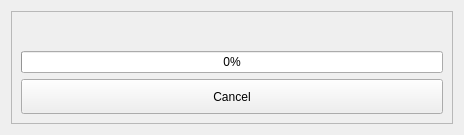
<?xml version="1.0" encoding="UTF-8"?>
<ui version="4.0">
 <class>AutoUpdate</class>
 <widget class="QDialog" name="AutoUpdate">
  <property name="geometry">
   <rect>
    <x>0</x>
    <y>0</y>
    <width>464</width>
    <height>135</height>
   </rect>
  </property>
  <property name="windowTitle">
   <string/>
  </property>
  <layout class="QVBoxLayout" name="verticalLayout_2">
   <item>
    <widget class="QFrame" name="frame">
     <property name="frameShape">
      <enum>QFrame::StyledPanel</enum>
     </property>
     <property name="frameShadow">
      <enum>QFrame::Raised</enum>
     </property>
     <layout class="QVBoxLayout" name="verticalLayout">
      <item>
       <widget class="QLabel" name="lblTxt">
        <property name="text">
         <string/>
        </property>
       </widget>
      </item>
      <item>
       <widget class="QProgressBar" name="progressBar">
        <property name="value">
         <number>0</number>
        </property>
       </widget>
      </item>
      <item>
       <widget class="QToolButton" name="btnCancel">
        <property name="sizePolicy">
         <sizepolicy hsizetype="Preferred" vsizetype="Fixed">
          <horstretch>0</horstretch>
          <verstretch>0</verstretch>
         </sizepolicy>
        </property>
        <property name="minimumSize">
         <size>
          <width>0</width>
          <height>35</height>
         </size>
        </property>
        <property name="text">
         <string>Cancel</string>
        </property>
       </widget>
      </item>
     </layout>
    </widget>
   </item>
  </layout>
 </widget>
 <resources/>
 <connections/>
</ui>
